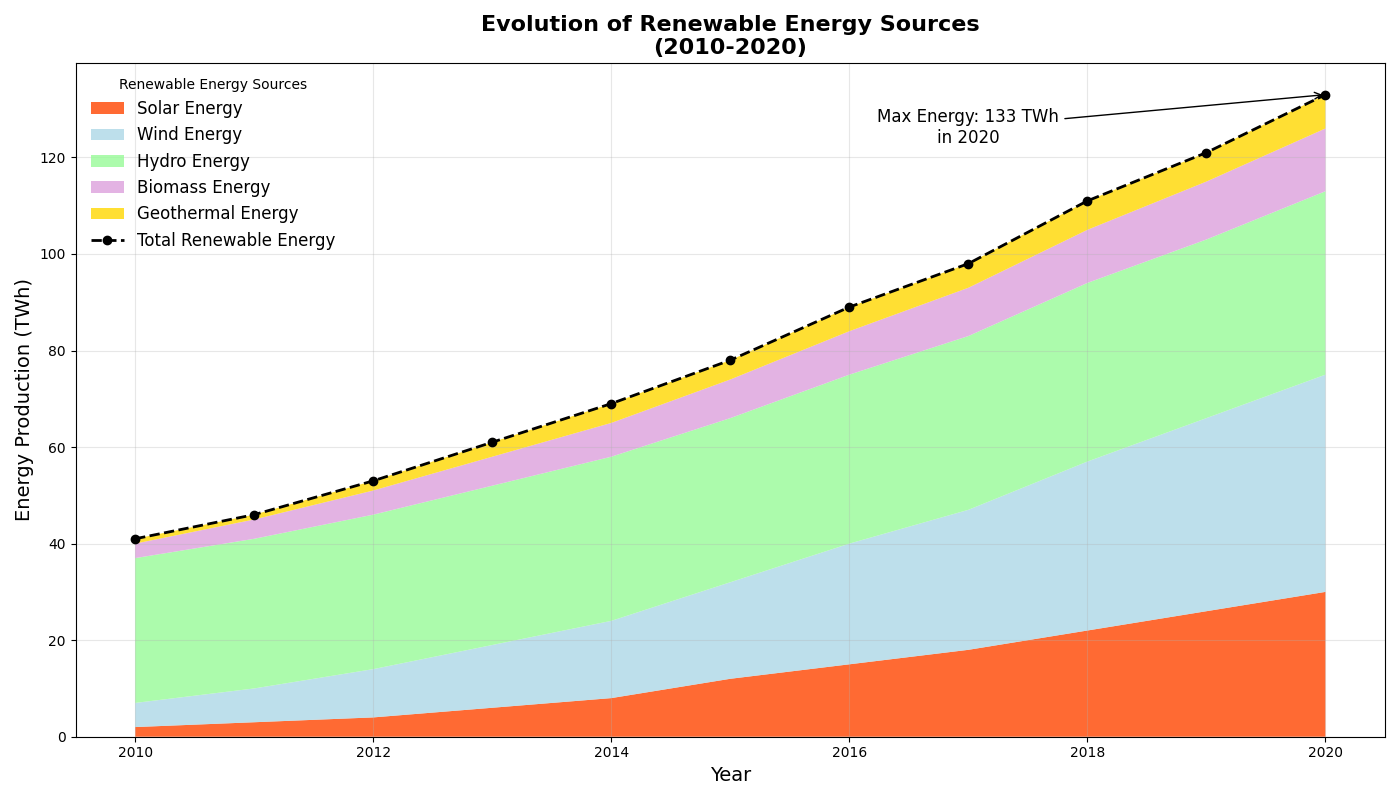

The script that drew this image:
import matplotlib.pyplot as plt
import numpy as np

years = np.arange(2010, 2021)

solar_energy = np.array([2, 3, 4, 6, 8, 12, 15, 18, 22, 26, 30])
wind_energy = np.array([5, 7, 10, 13, 16, 20, 25, 29, 35, 40, 45])
hydro_energy = np.array([30, 31, 32, 33, 34, 34, 35, 36, 37, 37, 38])
biomass_energy = np.array([3, 4, 5, 6, 7, 8, 9, 10, 11, 12, 13])
geothermal_energy = np.array([1, 1, 2, 3, 4, 4, 5, 5, 6, 6, 7])

total_renewable_energy = solar_energy + wind_energy + hydro_energy + biomass_energy + geothermal_energy

data = np.vstack([solar_energy, wind_energy, hydro_energy, biomass_energy, geothermal_energy])

fig, ax1 = plt.subplots(figsize=(14, 8))
ax1.stackplot(years, data, labels=['Solar Energy', 'Wind Energy', 'Hydro Energy', 'Biomass Energy', 'Geothermal Energy'], 
              colors=['#FF4500', '#ADD8E6', '#98FB98', '#DDA0DD', '#FFD700'], alpha=0.8)

ax1.plot(years, total_renewable_energy, color='black', marker='o', linestyle='--', linewidth=2, label='Total Renewable Energy')

ax1.set_title('Evolution of Renewable Energy Sources\n(2010-2020)', fontsize=16, fontweight='bold', ha='center')
ax1.set_xlabel('Year', fontsize=14)
ax1.set_ylabel('Energy Production (TWh)', fontsize=14)

max_year = years[np.argmax(total_renewable_energy)]
max_value = np.max(total_renewable_energy)
ax1.annotate(f'Max Energy: {max_value} TWh\nin {max_year}', xy=(max_year, max_value),
             xytext=(max_year-3, max_value-10),
             arrowprops=dict(facecolor='black', arrowstyle='->'), fontsize=12, ha='center', color='black')

ax1.legend(loc='upper left', title='Renewable Energy Sources', fontsize=12, frameon=False)
ax1.grid(alpha=0.3)

plt.tight_layout()
plt.show()
